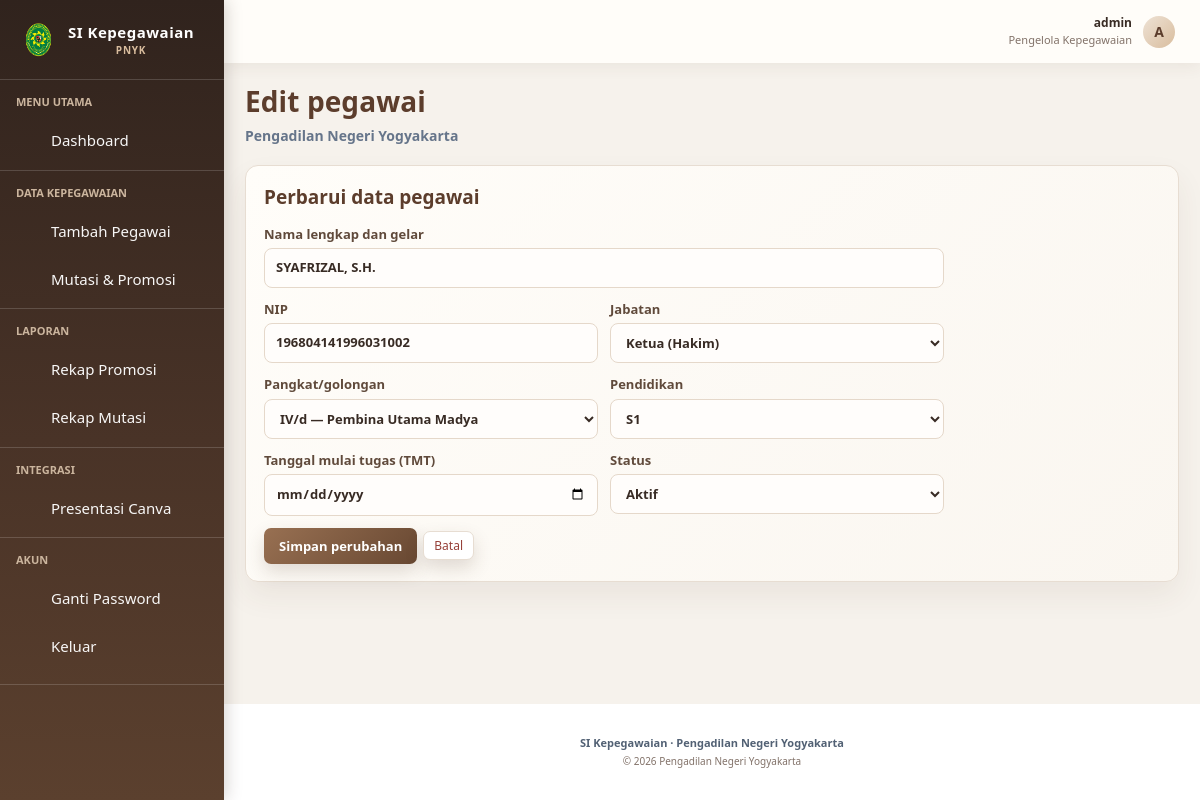
The app's page /edit.php?id=2 (signed in) with its own data.
### tables this page shows
CREATE TABLE `pegawai` (
  `id_pegawai` int(10) UNSIGNED NOT NULL,
  `nip` varchar(30) NOT NULL,
  `nama_lengkap` varchar(150) NOT NULL,
  `id_jabatan` int(10) UNSIGNED NOT NULL,
  `id_pangkat` int(10) UNSIGNED DEFAULT NULL,
  `pendidikan_terakhir` enum('S3','S2','S1','D3','SMA','SMP','SD','Lainnya') DEFAULT 'S1',
  `status_aktif` enum('Aktif','Non-Aktif') NOT NULL DEFAULT 'Aktif',
  `tmt` date DEFAULT NULL,
  `dibuat_oleh` int(10) UNSIGNED DEFAULT NULL COMMENT 'users.id_user (role Admin) yang menginput data ini',
  `created_at` timestamp NOT NULL DEFAULT current_timestamp(),
  `updated_at` timestamp NOT NULL DEFAULT current_timestamp() ON UPDATE current_timestamp()
);

CREATE TABLE `jabatan` (
  `id_jabatan` int(10) UNSIGNED NOT NULL,
  `nama_jabatan` varchar(150) NOT NULL,
  `kategori` enum('Hakim','Pegawai','PPNPN') NOT NULL DEFAULT 'Pegawai',
  `created_at` timestamp NOT NULL DEFAULT current_timestamp()
);

CREATE TABLE `pangkat_golongan` (
  `id_pangkat` int(10) UNSIGNED NOT NULL,
  `nama_pangkat` varchar(50) NOT NULL,
  `golongan` varchar(10) NOT NULL
);

### includes/config.php (called while the page is built, shortened)
<?php
$DB = ['host'=>'localhost','name'=>'pn_yogya','user'=>'root','pass'=>''];
try {
    $pdo = new PDO("mysql:host={$DB['host']};dbname={$DB['name']};charset=utf8mb4", $DB['user'], $DB['pass'],
        [PDO::ATTR_ERRMODE=>PDO::ERRMODE_EXCEPTION, PDO::ATTR_DEFAULT_FETCH_MODE=>PDO::FETCH_ASSOC]);
} catch (PDOException $x) {
    die('Koneksi ke database pn_yogya gagal. Periksa konfigurasi MySQL di includes/config.php.');
}
function e($s){ return htmlspecialchars((string)$s, ENT_QUOTES, 'UTF-8'); }
function daftar_jabatan($kategori = null){
    global $pdo;
    $sql = 'SELECT id_jabatan, nama_jabatan, kategori FROM jabatan';
    $params = [];
    $sql .= ' ORDER BY nama_jabatan';
    $st = $pdo->prepare($sql);
    $st->execute($params);
    return $st->fetchAll();
}
function daftar_pangkat(){
    global $pdo;
    return $pdo->query(
        'SELECT id_pangkat, nama_pangkat, golongan FROM pangkat_golongan ORDER BY id_pangkat'
    )->fetchAll();
}
function daftar_pendidikan(){
    global $pdo;
    $standar = ['D3', 'S1', 'S2', 'S3'];
    $tersimpan = $pdo->query(
        "SELECT DISTINCT pendidikan_terakhir
         FROM pegawai
         WHERE pendidikan_terakhir IS NOT NULL AND pendidikan_terakhir <> ''
         ORDER BY pendidikan_terakhir"
    )->fetchAll(PDO::FETCH_COLUMN);
    $lainnya = array_values(array_diff($tersimpan, $standar));
    sort($lainnya, SORT_NATURAL | SORT_FLAG_CASE);
    return array_merge($standar, $lainnya);
}

### edit.php (the view, shortened to what this page needs)
<?php
require_once 'includes/config.php';
$idPegawai = filter_input(INPUT_GET, 'id', FILTER_VALIDATE_INT);
$statement = $pdo->prepare(
    'SELECT id_pegawai, nip, nama_lengkap, id_jabatan, id_pangkat,
            pendidikan_terakhir, status_aktif, tmt
     FROM pegawai
     WHERE id_pegawai = ?'
);
$statement->execute([$idPegawai]);
$pegawai = $statement->fetch();
$jabatanList = daftar_jabatan();
$pangkatList = daftar_pangkat();
$pendidikanList = daftar_pendidikan();
$statusPilihan = ['Aktif', 'Non-Aktif'];
$v = [
    'nip' => $pegawai['nip'],
    'nama' => $pegawai['nama_lengkap'],
    'id_jabatan' => (string) $pegawai['id_jabatan'],
    'id_pangkat' => (string) ($pegawai['id_pangkat'] ?? ''),
    'pendidikan' => $pegawai['pendidikan_terakhir'] ?? '',
    'tmt' => $pegawai['tmt'] ?? '',
    'status' => $pegawai['status_aktif'],
];
include 'includes/header.php';
?>
<div class="card">
    <h2>Perbarui data pegawai</h2>
    <form method="post" class="fl two">
        <label class="full">
            Nama lengkap dan gelar
            <input name="nama" required maxlength="150" value="<?= e($v['nama']) ?>">
        </label>
        <label>
            NIP
            <input name="nip" required maxlength="30" value="<?= e($v['nip']) ?>">
        </label>
        <label>
            Jabatan
            <select name="id_jabatan" required>
                <?php foreach ($jabatanList as $jabatan): ?>
                    <option
                        value="<?= (int) $jabatan['id_jabatan'] ?>"
                        <?= (string) $jabatan['id_jabatan'] === $v['id_jabatan'] ? 'selected' : '' ?>
                    >
                        <?= e($jabatan['nama_jabatan']) ?> (<?= e($jabatan['kategori']) ?>)
                    </option>
                <?php endforeach; ?>
            </select>
        </label>
        <label>
            Pangkat/golongan
            <select name="id_pangkat">
                <?php foreach ($pangkatList as $pangkat): ?>
                    <option
                        value="<?= (int) $pangkat['id_pangkat'] ?>"
                        <?= (string) $pangkat['id_pangkat'] === $v['id_pangkat'] ? 'selected' : '' ?>
                    >
                        <?= e($pangkat['golongan']) ?> — <?= e($pangkat['nama_pangkat']) ?>
                    </option>
                <?php endforeach; ?>
            </select>
        </label>
        <label>
            Pendidikan
            <select name="pendidikan" required>
                <?php foreach ($pendidikanList as $pendidikan): ?>
                    <option value="<?= e($pendidikan) ?>" <?= $v['pendidikan'] === $pendidikan ? 'selected' : '' ?>>
                        <?= e($pendidikan) ?>
                    </option>
                <?php endforeach; ?>
            </select>
        </label>
        <label>
            Tanggal mulai tugas (TMT)
            <input type="date" name="tmt" value="<?= e($v['tmt']) ?>">
        </label>
        <label>
            Status
            <select name="status" required>
                <?php foreach ($statusPilihan as $status): ?>
                    <option value="<?= e($status) ?>" <?= $v['status'] === $status ? 'selected' : '' ?>>
                        <?= e($status) ?>
                    </option>
                <?php endforeach; ?>
            </select>
        </label>
        <div class="full row-actions">
            <button class="btn" type="submit">Simpan perubahan</button>
            <a class="btn g" href="index.php">Batal</a>
        </div>
    </form>
</div>
<?php include 'includes/footer.php'; ?>

### assets/style.css (style rules this page uses)
:root { --bg:#f6f2ec;--sf:#fffdf9;--tx:#382b24;--mu:#827269;--bd:#e7ddd2;--green:#79543b;--green-dark:#5c3d2c;--green-soft:#f3ebe3;--blue:#8b654b;--mint:#a47b5c;--gold:#bd966e;--bad:#963f38 }
* { box-sizing:border-box }
body { margin:0;color:var(--tx);font:15px/1.5 system-ui,"Segoe UI",sans-serif;background:linear-gradient(180deg,#fbf8f3 0%,#f3ede5 100%) }
.app-screen { min-height:100vh;background:var(--bg) }
h2 { margin:0 0 13px;color:#5c3d2c;font-size:19px;font-weight:700 }
.card { margin-bottom:16px;padding:17px 18px;border:1px solid var(--bd);border-radius:13px;background:linear-gradient(135deg,#fffdf9 0%,#faf6f0 100%);box-shadow:0 14px 30px rgba(84,58,39,.07) }
.fl { display:grid;grid-template-columns:repeat(auto-fit,minmax(150px,1fr));gap:12px }
.fl.two { grid-template-columns:repeat(2,minmax(0,1fr));max-width:680px }
.full { grid-column:1/-1 }
label { display:block;color:#604a3b;font-size:13px;font-weight:600 }
input,select,textarea { width:100%;margin-top:4px;padding:9px 11px;border:1px solid #e5d8ca;border-radius:8px;background:#fffdfb;color:var(--tx);font:inherit }
.btn { display:inline-block;padding:9px 15px;border:0;border-radius:7px;background:linear-gradient(135deg,#987052 0%,#684832 100%);color:#fff;font:600 13px system-ui,"Segoe UI",sans-serif;text-decoration:none;cursor:pointer;box-shadow:0 8px 18px rgba(84,58,39,.17);transition:transform .2s ease,box-shadow .2s ease }
.btn.g { padding:5px 10px;border:1px solid var(--bd);background:#fff;color:var(--bad);font-size:12px;font-weight:500 }
.row-actions { display:flex;align-items:center;gap:6px }

### records on screen
pegawai: nama "SYAFRIZAL, S.H.", nip "196804141996031002", id_jabatan "Ketua (Hakim)", id_pangkat "IV/d — Pembina Utama Madya"

### other values on screen
$label "Dashboard Tambah Pegawai Mutasi & Promosi Rekap Promosi Rekap Mutasi Presentasi Canva Ganti Password"
$namaPengguna "admin"
$inisial "A"
$judul "Edit pegawai"
form field pendidikan "S1"
form field status "Aktif"
